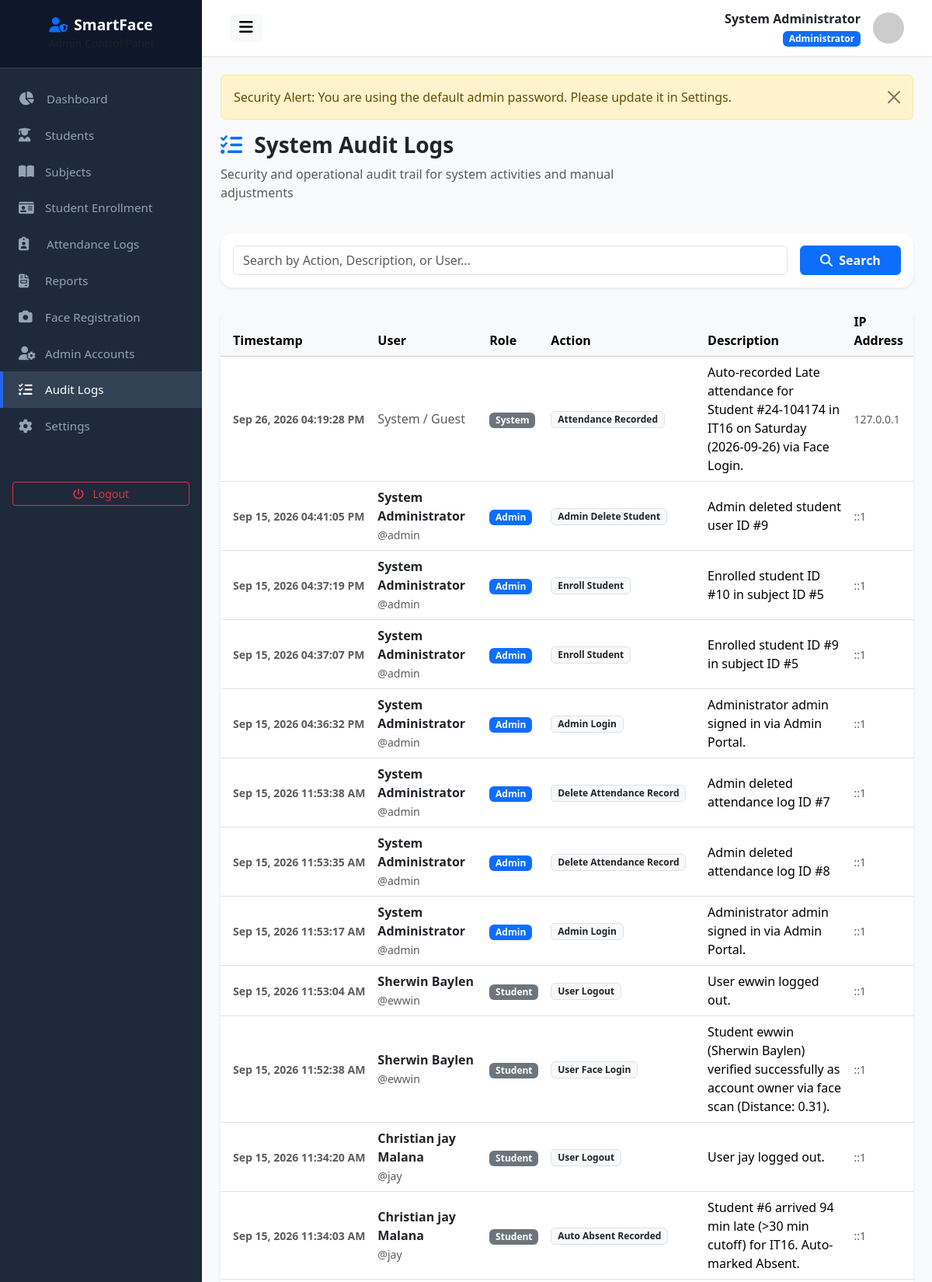
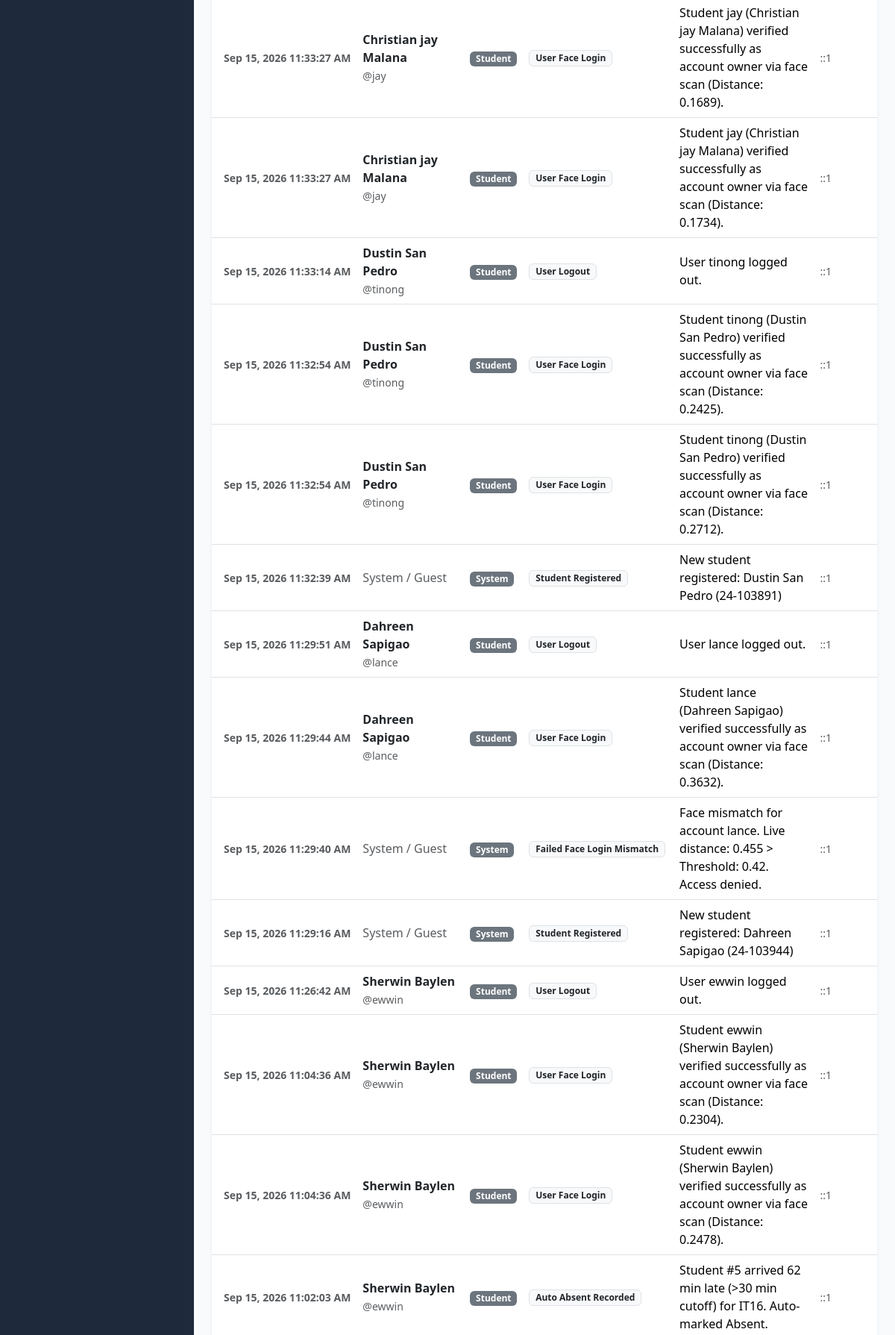
/admin/audit_logs.php (signed in, upper part), run on the app's committed database (2 pictures, top to bottom).
### tables this page shows
CREATE TABLE `users` (
  `id` int(11) NOT NULL AUTO_INCREMENT,
  `student_id` varchar(50) DEFAULT NULL,
  `first_name` varchar(100) NOT NULL,
  `middle_name` varchar(100) DEFAULT NULL,
  `last_name` varchar(100) NOT NULL,
  `email` varchar(150) NOT NULL,
  `username` varchar(100) NOT NULL,
  `password` varchar(255) NOT NULL,
  `role` enum('admin','student') NOT NULL DEFAULT 'student',
  `course` varchar(100) DEFAULT NULL,
  `year_level` varchar(20) DEFAULT NULL,
  `section` varchar(50) DEFAULT NULL,
  `contact_number` varchar(30) DEFAULT NULL,
  `profile_picture` varchar(255) DEFAULT 'default_avatar.png',
  `face_registered` tinyint(1) DEFAULT 0,
  `must_change_password` tinyint(1) DEFAULT 0,
  `status` enum('active','inactive') NOT NULL DEFAULT 'active',
  `created_at` datetime DEFAULT current_timestamp(),
  `updated_at` datetime DEFAULT current_timestamp() ON UPDATE current_timestamp(),
  PRIMARY KEY (`id`),
  UNIQUE KEY `email` (`email`),
  UNIQUE KEY `username` (`username`)
);

CREATE TABLE `audit_logs` (
  `id` int(11) NOT NULL AUTO_INCREMENT,
  `user_id` int(11) DEFAULT NULL,
  `action` varchar(100) NOT NULL,
  `description` text NOT NULL,
  `ip_address` varchar(45) DEFAULT NULL,
  `created_at` datetime DEFAULT current_timestamp(),
  PRIMARY KEY (`id`)
);

### admin/audit_logs.php (the view, shortened to what this page needs)
<?php
include __DIR__ . '/header.php';
$search = trim($_GET['search'] ?? '');
$sql = "SELECT a.*, u.username, u.first_name, u.last_name, u.role
        FROM audit_logs a
        LEFT JOIN users u ON a.user_id = u.id
        WHERE 1=1";
$params = [];
$sql .= " ORDER BY a.created_at DESC LIMIT 100";
$stmt = $db->prepare($sql);
$stmt->execute($params);
$logs = $stmt->fetchAll();
?>
<div class="row mb-4">
    <div class="col-md-8">
        <h3 class="fw-bold text-dark"><i class="fa-solid fa-list-check text-primary me-2"></i> System Audit Logs</h3>
        <p class="text-muted">Security and operational audit trail for system activities and manual adjustments</p>
    </div>
</div>
<div class="card border-0 shadow-sm rounded-4 mb-4">
    <div class="card-body p-3">
        <form action="" method="GET" class="row g-3">
            <div class="col-md-10">
                <input type="text" name="search" class="form-control" placeholder="Search by Action, Description, or User..." value="<?= e($search) ?>">
            </div>
            <div class="col-md-2">
                <button type="submit" class="btn btn-primary w-100 fw-bold"><i class="fa-solid fa-search me-1"></i> Search</button>
            </div>
        </form>
    </div>
</div>
<div class="card border-0 shadow-sm rounded-4">
    <div class="card-body p-0">
        <div class="table-responsive">
            <table class="table table-hover align-middle mb-0">
                <thead class="table-light">
                    <tr>
                        <th class="ps-3">Timestamp</th>
                        <th>User</th>
                        <th>Role</th>
                        <th>Action</th>
                        <th>Description</th>
                        <th>IP Address</th>
                    </tr>
                </thead>
                <tbody>
                    <?php if (empty($logs)): ?>
                        <tr><td colspan="6" class="text-center py-4 text-muted">No audit logs found.</td></tr>
                    <?php else: ?>
                        <?php foreach ($logs as $log): ?>
                            <tr>
                                <td class="ps-3 text-nowrap"><small class="fw-semibold text-muted"><?= date('M d, Y h:i:s A', strtotime($log['created_at'])) ?></small></td>
                                <td>
                                    <?php if ($log['username']): ?>
                                        <div class="fw-bold text-dark"><?= htmlspecialchars($log['first_name'] . ' ' . $log['last_name']) ?></div>
                                        <small class="text-muted">@<?= htmlspecialchars($log['username']) ?></small>
                                    <?php else: ?>
                                        <span class="text-muted font-italic">System / Guest</span>
                                    <?php endif; ?>
                                </td>
                                <td><span class="badge bg-<?= $log['role'] === 'admin' ? 'primary' : 'secondary' ?>"><?= ucfirst($log['role'] ?? 'system') ?></span></td>
                                <td><span class="badge bg-light text-dark border"><?= htmlspecialchars($log['action']) ?></span></td>
                                <td style="max-width: 400px;"><?= htmlspecialchars($log['description']) ?></td>
                                <td><small class="text-muted"><?= htmlspecialchars($log['ip_address'] ?? '127.0.0.1') ?></small></td>
                            </tr>
                        <?php endforeach; ?>
                    <?php endif; ?>
                </tbody>
            </table>
        </div>
    </div>
</div>
<?php include __DIR__ . '/footer.php'; ?>

### admin/header.php (shortened to what this page needs)
<?php
require_once __DIR__ . '/../config/config.php';
$db = getDB();
$stmt = $db->prepare("SELECT * FROM users WHERE id = ?");
$stmt->execute([$_SESSION['user_id']]);
$adminUser = $stmt->fetch();
?>
<!DOCTYPE html>
<html lang="en">
<head>
    <link href="https://cdn.jsdelivr.net/npm/bootstrap@5.3.2/dist/css/bootstrap.min.css" rel="stylesheet">
    <link href="https://cdnjs.cloudflare.com/ajax/libs/font-awesome/6.4.0/css/all.min.css" rel="stylesheet">
    <link href="<?= baseUrl('assets/css/style.css') ?>" rel="stylesheet">
</head>
<body>
<div class="wrapper">
    <?php include __DIR__ . '/sidebar.php'; ?>
    <div id="content">
        <nav class="navbar navbar-expand-lg top-navbar">
            <div class="container-fluid">
                <button type="button" id="sidebarCollapse" class="btn btn-light border-0">
                    <i class="fa-solid fa-bars fs-5"></i>
                </button>
                <div class="d-flex align-items-center ms-auto">
                    <div class="me-3 text-end d-none d-md-block">
                        <div class="fw-bold text-dark"><?= htmlspecialchars($adminUser['first_name'] . ' ' . $adminUser['last_name']) ?></div>
                        <small class="badge bg-primary">Administrator</small>
                    </div>
                    <img src="https://ui-avatars.com/api/?name=<?= urlencode($adminUser['first_name'] . ' ' . $adminUser['last_name']) ?>&background=1E293B&color=fff" alt="Avatar" class="avatar-sm">
                </div>
            </div>
        </nav>
        <div class="main-content">

### assets/css/style.css (style rules this page uses)
:root { --primary-color: #2563eb; --primary-hover: #1d4ed8; --secondary-color: #475569; --success-color: #10b981; --warning-color: #f59e0b; --danger-color: #ef4444; --info-color: #06b6d4; --dark-bg: #0f172a; --sidebar-width: 260px; --card-shadow: 0 4px 6px -1px rgba(0, 0, 0, 0.1), 0 2px 4px -1px rgba(0, 0, 0, 0.06); }
body { font-family: 'Segoe UI', system-ui, -apple-system, sans-serif; background-color: #f8fafc; color: #334155; min-height: 100vh; display: flex; flex-direction: column; }
.wrapper { display: flex; width: 100%; align-items: stretch; min-height: 100vh; }
#content { width: 100%; padding: 0; min-height: 100vh; display: flex; flex-direction: column; }
.top-navbar { background: #ffffff; box-shadow: 0 1px 3px 0 rgba(0, 0, 0, 0.1); padding: 0.75rem 1.5rem; }
.main-content { padding: 1.5rem; flex: 1; }
.avatar-sm { width: 40px; height: 40px; object-fit: cover; border-radius: 50%; }

### data on the page
users: first_name+last_name "System Administrator"
audit_logs: created_at "Sep 26, 2026 04:19:28 PM", shows "System / Guest", role "System", action "Attendance Recorded", description "Auto-recorded Late attendance for Student #24-104174 in IT16 on Saturday (2026-09-26) via Face Login.", ip_address "127.0.0.1"
audit_logs: created_at "Sep 15, 2026 04:41:05 PM", user.last_name "System Administrator", user.username "admin", user.role "Admin", action "Admin Delete Student", description "Admin deleted student user ID #9", ip_address "::1"
audit_logs: created_at "Sep 15, 2026 04:37:19 PM", user.last_name "System Administrator", user.username "admin", user.role "Admin", action "Enroll Student", description "Enrolled student ID #10 in subject ID #5", ip_address "::1"
audit_logs: created_at "Sep 15, 2026 04:37:07 PM", user.last_name "System Administrator", user.username "admin", user.role "Admin", action "Enroll Student", description "Enrolled student ID #9 in subject ID #5", ip_address "::1"
audit_logs: created_at "Sep 15, 2026 04:36:32 PM", user.last_name "System Administrator", user.username "admin", user.role "Admin", action "Admin Login", description "Administrator admin signed in via Admin Portal.", ip_address "::1"
audit_logs: created_at "Sep 15, 2026 11:53:38 AM", user.last_name "System Administrator", user.username "admin", user.role "Admin", action "Delete Attendance Record", description "Admin deleted attendance log ID #7", ip_address "::1"
audit_logs: created_at "Sep 15, 2026 11:53:35 AM", user.last_name "System Administrator", user.username "admin", user.role "Admin", action "Delete Attendance Record", description "Admin deleted attendance log ID #8", ip_address "::1"
audit_logs: created_at "Sep 15, 2026 11:53:17 AM", user.last_name "System Administrator", user.username "admin", user.role "Admin", action "Admin Login", description "Administrator admin signed in via Admin Portal.", ip_address "::1"
audit_logs: created_at "Sep 15, 2026 11:53:04 AM", user.last_name "Sherwin Baylen", user.username "ewwin", user.role "Student", action "User Logout", description "User ewwin logged out.", ip_address "::1"
audit_logs: created_at "Sep 15, 2026 11:52:38 AM", user.last_name "Sherwin Baylen", user.username "ewwin", user.role "Student", action "User Face Login", description "Student ewwin (Sherwin Baylen) verified successfully as account owner via face scan (Distance: 0.31).", ip_address "::1"
audit_logs: created_at "Sep 15, 2026 11:34:20 AM", user.last_name "Christian jay Malana", user.username "jay", user.role "Student", action "User Logout", description "User jay logged out.", ip_address "::1"
audit_logs: created_at "Sep 15, 2026 11:34:03 AM", user.last_name "Christian jay Malana", user.username "jay", user.role "Student", action "Auto Absent Recorded", description "Student #6 arrived 94 min late (>30 min cutoff) for IT16. Auto-marked Absent.", ip_address "::1"
audit_logs: created_at "Sep 15, 2026 11:33:27 AM", user.last_name "Christian jay Malana", user.username "jay", user.role "Student", action "User Face Login", description "Student jay (Christian jay Malana) verified successfully as account owner via face scan (Distance: 0.1689).", ip_address "::1"
audit_logs: created_at "Sep 15, 2026 11:33:27 AM", user.last_name "Christian jay Malana", user.username "jay", user.role "Student", action "User Face Login", description "Student jay (Christian jay Malana) verified successfully as account owner via face scan (Distance: 0.1734).", ip_address "::1"
audit_logs: created_at "Sep 15, 2026 11:33:14 AM", user.last_name "Dustin San Pedro", user.username "tinong", user.role "Student", action "User Logout", description "User tinong logged out.", ip_address "::1"
audit_logs: created_at "Sep 15, 2026 11:32:54 AM", user.last_name "Dustin San Pedro", user.username "tinong", user.role "Student", action "User Face Login", description "Student tinong (Dustin San Pedro) verified successfully as account owner via face scan (Distance: 0.2425).", ip_address "::1"
audit_logs: created_at "Sep 15, 2026 11:32:54 AM", user.last_name "Dustin San Pedro", user.username "tinong", user.role "Student", action "User Face Login", description "Student tinong (Dustin San Pedro) verified successfully as account owner via face scan (Distance: 0.2712).", ip_address "::1"
audit_logs: created_at "Sep 15, 2026 11:32:39 AM", shows "System / Guest", role "System", action "Student Registered", description "New student registered: Dustin San Pedro (24-103891)", ip_address "::1"
audit_logs: created_at "Sep 15, 2026 11:29:51 AM", user.last_name "Dahreen Sapigao", user.username "lance", user.role "Student", action "User Logout", description "User lance logged out.", ip_address "::1"
audit_logs: created_at "Sep 15, 2026 11:29:44 AM", user.last_name "Dahreen Sapigao", user.username "lance", user.role "Student", action "User Face Login", description "Student lance (Dahreen Sapigao) verified successfully as account owner via face scan (Distance: 0.3632).", ip_address "::1"
audit_logs: created_at "Sep 15, 2026 11:29:40 AM", shows "System / Guest", role "System", action "Failed Face Login Mismatch", description "Face mismatch for account lance. Live distance: 0.455 > Threshold: 0.42. Access denied.", ip_address "::1"
audit_logs: created_at "Sep 15, 2026 11:29:16 AM", shows "System / Guest", role "System", action "Student Registered", description "New student registered: Dahreen Sapigao (24-103944)", ip_address "::1"
audit_logs: created_at "Sep 15, 2026 11:26:42 AM", user.last_name "Sherwin Baylen", user.username "ewwin", user.role "Student", action "User Logout", description "User ewwin logged out.", ip_address "::1"
audit_logs: created_at "Sep 15, 2026 11:04:36 AM", user.last_name "Sherwin Baylen", user.username "ewwin", user.role "Student", action "User Face Login", description "Student ewwin (Sherwin Baylen) verified successfully as account owner via face scan (Distance: 0.2304).", ip_address "::1"
audit_logs: created_at "Sep 15, 2026 11:04:36 AM", user.last_name "Sherwin Baylen", user.username "ewwin", user.role "Student", action "User Face Login", description "Student ewwin (Sherwin Baylen) verified successfully as account owner via face scan (Distance: 0.2478).", ip_address "::1"
audit_logs: created_at "Sep 15, 2026 11:02:03 AM", user.last_name "Sherwin Baylen", user.username "ewwin", user.role "Student", action "Auto Absent Recorded", description "Student #5 arrived 62 min late (>30 min cutoff) for IT16. Auto-marked Absent.", ip_address "::1"

### other printed values
$flash['message'] "Security Alert: You are using the default admin password. Please update it in Settings."
